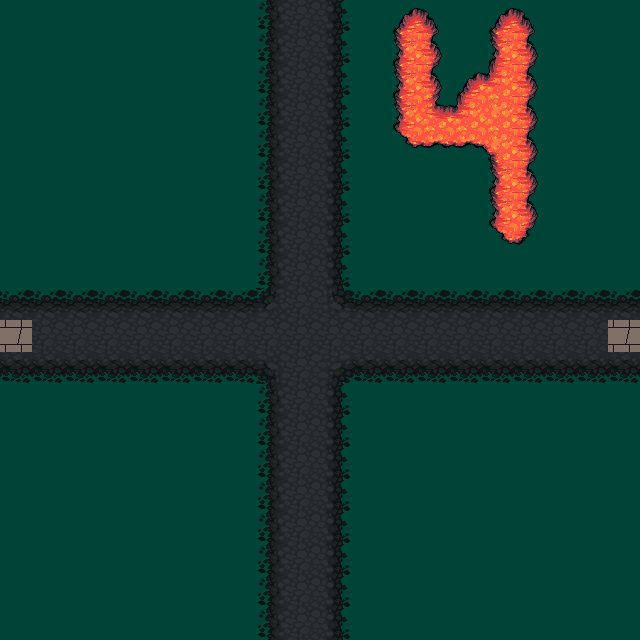

Tiled map render using the project's own tile images. Description and the whole map definition, tile-layer contents included, below:
An orthogonal 20x20 tile map with 32x32 px tiles, 3 tile layers (grass, road, num) and 2 objects (e4, e2).

<map version="1.4" tiledversion="1.4.3" orientation="orthogonal" renderorder="right-down" width="20" height="20" tilewidth="32" tileheight="32" infinite="0" nextlayerid="5" nextobjectid="5">
 <tileset firstgid="1" source="../Maps/klipartz.com.tsx" />
 <layer id="1" name="grass" width="20" height="20">
  <data encoding="csv">
872,872,872,872,872,872,872,872,872,872,872,872,872,872,872,872,872,872,872,872,
872,872,872,872,872,872,872,872,872,872,872,872,872,872,872,872,872,872,872,872,
872,872,872,872,872,872,872,872,872,872,872,872,872,872,872,872,872,872,872,872,
872,872,872,872,872,872,872,872,872,872,872,872,872,872,872,872,872,872,872,872,
872,872,872,872,872,872,872,872,872,872,872,872,872,872,872,872,872,872,872,872,
872,872,872,872,872,872,872,872,872,872,872,872,872,872,872,872,872,872,872,872,
872,872,872,872,872,872,872,872,872,872,872,872,872,872,872,872,872,872,872,872,
872,872,872,872,872,872,872,872,872,872,872,872,872,872,872,872,872,872,872,872,
872,872,872,872,872,872,872,872,872,872,872,872,872,872,872,872,872,872,872,872,
872,872,872,872,872,872,872,872,872,872,872,872,872,872,872,872,872,872,872,872,
872,872,872,872,872,872,872,872,872,872,872,872,872,872,872,872,872,872,872,872,
872,872,872,872,872,872,872,872,872,872,872,872,872,872,872,872,872,872,872,872,
872,872,872,872,872,872,872,872,872,872,872,872,872,872,872,872,872,872,872,872,
872,872,872,872,872,872,872,872,872,872,872,872,872,872,872,872,872,872,872,872,
872,872,872,872,872,872,872,872,872,872,872,872,872,872,872,872,872,872,872,872,
872,872,872,872,872,872,872,872,872,872,872,872,872,872,872,872,872,872,872,872,
872,872,872,872,872,872,872,872,872,872,872,872,872,872,872,872,872,872,872,872,
872,872,872,872,872,872,872,872,872,872,872,872,872,872,872,872,872,872,872,872,
872,872,872,872,872,872,872,872,872,872,872,872,872,872,872,872,872,872,872,872,
872,872,872,872,872,872,872,872,872,872,872,872,872,872,872,872,872,872,872,872
</data>
 </layer>
 <layer id="2" name="road" width="20" height="20">
  <data encoding="csv">
0,0,0,0,0,0,0,0,307,308,309,0,0,0,0,0,0,0,0,0,
0,0,0,0,0,0,0,0,307,308,309,0,0,0,0,0,0,0,0,0,
0,0,0,0,0,0,0,0,307,308,309,0,0,0,0,0,0,0,0,0,
0,0,0,0,0,0,0,0,307,308,309,0,0,0,0,0,0,0,0,0,
0,0,0,0,0,0,0,0,307,308,309,0,0,0,0,0,0,0,0,0,
0,0,0,0,0,0,0,0,307,308,309,0,0,0,0,0,0,0,0,0,
0,0,0,0,0,0,0,0,307,308,309,0,0,0,0,0,0,0,0,0,
0,0,0,0,0,0,0,0,307,308,309,0,0,0,0,0,0,0,0,0,
0,0,0,0,0,0,0,0,307,308,309,0,0,0,0,0,0,0,0,0,
276,276,276,276,276,276,276,276,245,308,244,276,276,276,276,276,276,276,276,276,
882,308,308,308,308,308,308,308,308,308,308,308,308,308,308,308,308,308,308,882,
340,340,340,340,340,340,340,340,213,308,212,340,340,340,340,340,340,340,340,340,
0,0,0,0,0,0,0,0,307,308,309,0,0,0,0,0,0,0,0,0,
0,0,0,0,0,0,0,0,307,308,309,0,0,0,0,0,0,0,0,0,
0,0,0,0,0,0,0,0,307,308,309,0,0,0,0,0,0,0,0,0,
0,0,0,0,0,0,0,0,307,308,309,0,0,0,0,0,0,0,0,0,
0,0,0,0,0,0,0,0,307,308,309,0,0,0,0,0,0,0,0,0,
0,0,0,0,0,0,0,0,307,308,309,0,0,0,0,0,0,0,0,0,
0,0,0,0,0,0,0,0,307,308,309,0,0,0,0,0,0,0,0,0,
0,0,0,0,0,0,0,0,307,308,309,0,0,0,0,0,0,0,0,0
</data>
 </layer>
 <layer id="4" name="num" width="20" height="20">
  <data encoding="csv">
0,0,0,0,0,0,0,0,0,0,0,0,272,274,0,272,274,0,0,0,
0,0,0,0,0,0,0,0,0,0,0,0,304,306,0,304,306,0,0,0,
0,0,0,0,0,0,0,0,0,0,0,0,304,306,272,242,306,0,0,0,
0,0,0,0,0,0,0,0,0,0,0,0,304,241,242,305,306,0,0,0,
0,0,0,0,0,0,0,0,0,0,0,0,336,337,337,210,306,0,0,0,
0,0,0,0,0,0,0,0,0,0,0,0,0,0,0,304,306,0,0,0,
0,0,0,0,0,0,0,0,0,0,0,0,0,0,0,304,306,0,0,0,
0,0,0,0,0,0,0,0,0,0,0,0,0,0,0,336,338,0,0,0,
0,0,0,0,0,0,0,0,0,0,0,0,0,0,0,0,0,0,0,0,
0,0,0,0,0,0,0,0,0,0,0,0,0,0,0,0,0,0,0,0,
0,0,0,0,0,0,0,0,0,0,0,0,0,0,0,0,0,0,0,0,
0,0,0,0,0,0,0,0,0,0,0,0,0,0,0,0,0,0,0,0,
0,0,0,0,0,0,0,0,0,0,0,0,0,0,0,0,0,0,0,0,
0,0,0,0,0,0,0,0,0,0,0,0,0,0,0,0,0,0,0,0,
0,0,0,0,0,0,0,0,0,0,0,0,0,0,0,0,0,0,0,0,
0,0,0,0,0,0,0,0,0,0,0,0,0,0,0,0,0,0,0,0,
0,0,0,0,0,0,0,0,0,0,0,0,0,0,0,0,0,0,0,0,
0,0,0,0,0,0,0,0,0,0,0,0,0,0,0,0,0,0,0,0,
0,0,0,0,0,0,0,0,0,0,0,0,0,0,0,0,0,0,0,0,
0,0,0,0,0,0,0,0,0,0,0,0,0,0,0,0,0,0,0,0
</data>
 </layer>
 <objectgroup id="3" name="exits">
  <object id="1" name="e4" x="0" y="320" width="32" height="32" />
  <object id="3" name="e2" x="608" y="320" width="32" height="32" />
 </objectgroup>
</map>
